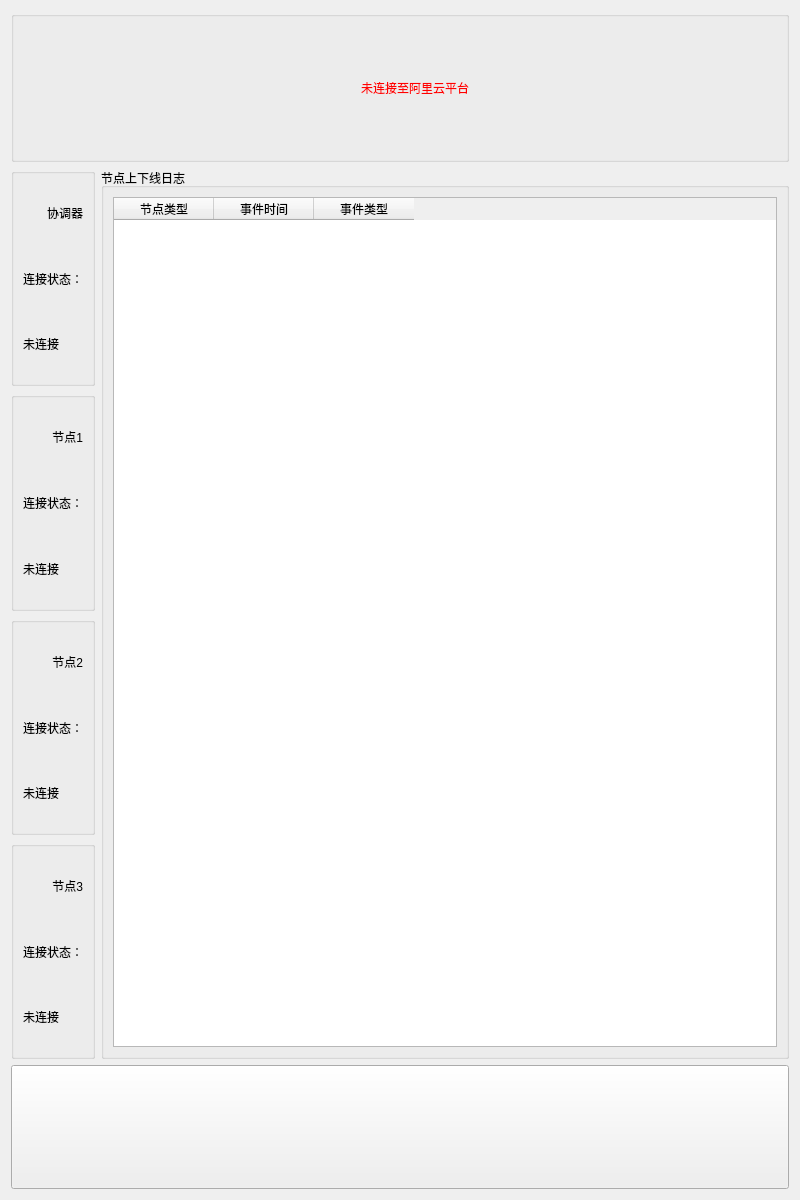
<?xml version="1.0" encoding="UTF-8"?>
<ui version="4.0">
 <class>window3</class>
 <widget class="QWidget" name="window3">
  <property name="geometry">
   <rect>
    <x>0</x>
    <y>0</y>
    <width>800</width>
    <height>1200</height>
   </rect>
  </property>
  <property name="minimumSize">
   <size>
    <width>800</width>
    <height>1200</height>
   </size>
  </property>
  <property name="windowTitle">
   <string>Form</string>
  </property>
  <layout class="QGridLayout" name="gridLayout_7">
   <item row="0" column="0">
    <layout class="QVBoxLayout" name="verticalLayout_2">
     <item>
      <widget class="QGroupBox" name="groupBox_5">
       <property name="title">
        <string/>
       </property>
       <layout class="QGridLayout" name="gridLayout_6">
        <item row="0" column="0">
         <widget class="QLabel" name="LB1">
          <property name="minimumSize">
           <size>
            <width>0</width>
            <height>124</height>
           </size>
          </property>
          <property name="styleSheet">
           <string notr="true">image:url(:/wifi-off.png);
image-position: left;
padding-left:30px;
color:rgb(255, 0, 0);</string>
          </property>
          <property name="text">
           <string>未连接至阿里云平台</string>
          </property>
          <property name="alignment">
           <set>Qt::AlignCenter</set>
          </property>
         </widget>
        </item>
       </layout>
      </widget>
     </item>
     <item>
      <layout class="QHBoxLayout" name="horizontalLayout_5">
       <item>
        <layout class="QVBoxLayout" name="verticalLayout">
         <item>
          <widget class="QGroupBox" name="groupBox">
           <property name="title">
            <string/>
           </property>
           <layout class="QGridLayout" name="gridLayout">
            <item row="0" column="0">
             <layout class="QVBoxLayout" name="verticalLayout_3">
              <item>
               <widget class="QLabel" name="label">
                <property name="styleSheet">
                 <string notr="true">image:url(:/coor.png);
image-position: left;
text-align:right;
</string>
                </property>
                <property name="text">
                 <string>协调器</string>
                </property>
                <property name="alignment">
                 <set>Qt::AlignRight|Qt::AlignTrailing|Qt::AlignVCenter</set>
                </property>
               </widget>
              </item>
              <item>
               <widget class="QLabel" name="label_2">
                <property name="text">
                 <string>连接状态：</string>
                </property>
               </widget>
              </item>
              <item>
               <widget class="QLabel" name="LB2">
                <property name="text">
                 <string>未连接</string>
                </property>
               </widget>
              </item>
             </layout>
            </item>
           </layout>
          </widget>
         </item>
         <item>
          <widget class="QGroupBox" name="groupBox_2">
           <property name="title">
            <string/>
           </property>
           <layout class="QGridLayout" name="gridLayout_2">
            <item row="0" column="0">
             <layout class="QVBoxLayout" name="verticalLayout_4">
              <item>
               <widget class="QLabel" name="label_4">
                <property name="styleSheet">
                 <string notr="true">image:url(:/end.png);
image-position: left;
text-align:right;
</string>
                </property>
                <property name="text">
                 <string>节点1</string>
                </property>
                <property name="alignment">
                 <set>Qt::AlignRight|Qt::AlignTrailing|Qt::AlignVCenter</set>
                </property>
               </widget>
              </item>
              <item>
               <widget class="QLabel" name="label_5">
                <property name="text">
                 <string>连接状态：</string>
                </property>
               </widget>
              </item>
              <item>
               <widget class="QLabel" name="LB3">
                <property name="text">
                 <string>未连接</string>
                </property>
               </widget>
              </item>
             </layout>
            </item>
           </layout>
          </widget>
         </item>
         <item>
          <widget class="QGroupBox" name="groupBox_3">
           <property name="title">
            <string/>
           </property>
           <layout class="QGridLayout" name="gridLayout_3">
            <item row="0" column="0">
             <layout class="QVBoxLayout" name="verticalLayout_5">
              <item>
               <widget class="QLabel" name="label_7">
                <property name="styleSheet">
                 <string notr="true">image:url(:/end.png);
image-position: left;
text-align:right;
</string>
                </property>
                <property name="text">
                 <string>节点2</string>
                </property>
                <property name="alignment">
                 <set>Qt::AlignRight|Qt::AlignTrailing|Qt::AlignVCenter</set>
                </property>
               </widget>
              </item>
              <item>
               <widget class="QLabel" name="label_8">
                <property name="text">
                 <string>连接状态：</string>
                </property>
               </widget>
              </item>
              <item>
               <widget class="QLabel" name="LB4">
                <property name="text">
                 <string>未连接</string>
                </property>
               </widget>
              </item>
             </layout>
            </item>
           </layout>
          </widget>
         </item>
         <item>
          <widget class="QGroupBox" name="groupBox_4">
           <property name="title">
            <string/>
           </property>
           <layout class="QGridLayout" name="gridLayout_4">
            <item row="0" column="0">
             <layout class="QVBoxLayout" name="verticalLayout_6">
              <item>
               <widget class="QLabel" name="label_10">
                <property name="styleSheet">
                 <string notr="true">image:url(:/end.png);
image-position: left;
text-align:right;
</string>
                </property>
                <property name="text">
                 <string>节点3</string>
                </property>
                <property name="alignment">
                 <set>Qt::AlignRight|Qt::AlignTrailing|Qt::AlignVCenter</set>
                </property>
               </widget>
              </item>
              <item>
               <widget class="QLabel" name="label_11">
                <property name="text">
                 <string>连接状态：</string>
                </property>
               </widget>
              </item>
              <item>
               <widget class="QLabel" name="LB5">
                <property name="text">
                 <string>未连接</string>
                </property>
               </widget>
              </item>
             </layout>
            </item>
           </layout>
          </widget>
         </item>
        </layout>
       </item>
       <item>
        <widget class="QGroupBox" name="groupBox_6">
         <property name="title">
          <string>节点上下线日志</string>
         </property>
         <layout class="QGridLayout" name="gridLayout_5">
          <item row="0" column="0">
           <widget class="QTableWidget" name="tableWidget">
            <column>
             <property name="text">
              <string>节点类型</string>
             </property>
            </column>
            <column>
             <property name="text">
              <string>事件时间</string>
             </property>
            </column>
            <column>
             <property name="text">
              <string>事件类型</string>
             </property>
            </column>
           </widget>
          </item>
         </layout>
        </widget>
       </item>
      </layout>
     </item>
     <item>
      <widget class="QPushButton" name="pushButton">
       <property name="minimumSize">
        <size>
         <width>0</width>
         <height>124</height>
        </size>
       </property>
       <property name="maximumSize">
        <size>
         <width>16777215</width>
         <height>124</height>
        </size>
       </property>
       <property name="styleSheet">
        <string notr="true">image:url(:/back.png);</string>
       </property>
       <property name="text">
        <string/>
       </property>
      </widget>
     </item>
    </layout>
   </item>
  </layout>
 </widget>
 <resources/>
 <connections/>
</ui>
